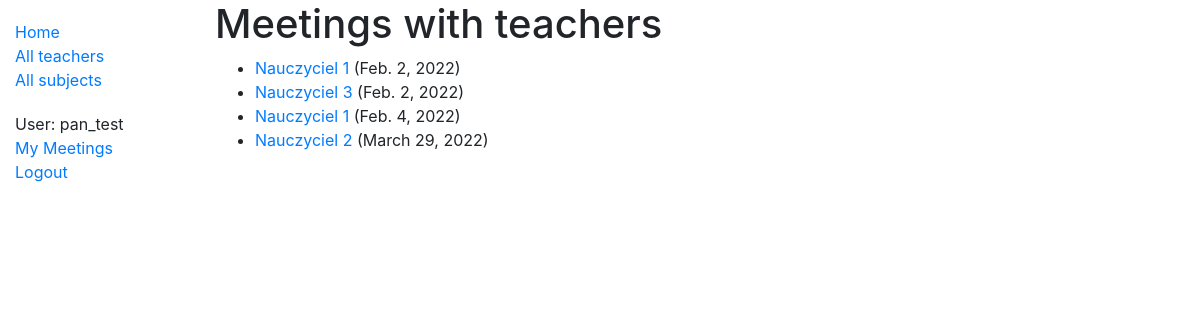
Page /catalog/myteachers/ (signed in) on the committed database.
### catalog/models.py (models this page shows, shortened)
class Information(models.Model):
    id = models.UUIDField(primary_key=True, default=uuid.uuid4, help_text="Unique ID for this meeting")
    teacher = models.ForeignKey('Teacher', on_delete=models.RESTRICT, null=True)
    to_date = models.DateField(null=True, blank=True)
    student = models.ForeignKey(User, on_delete=models.SET_NULL, null=True, blank=True, limit_choices_to={'is_staff': False})
    STATUS = (
        ('a', 'Available'),
        ('r', 'Reserved'),
    )
    status = models.CharField(
        max_length=1,
        choices=STATUS,
        blank=True,
        default='a',
        help_text='Availability of a teacher')
    class Meta:
        ordering = ['teacher']
        permissions = (("can_change", "Change"),)

class Teacher(models.Model):
    full_name = models.CharField(max_length=200)
    email = models.CharField(max_length=200)
    subject = models.ManyToManyField(Subject, help_text="Select a subject")
    language = models.ForeignKey('Language', on_delete=models.SET_NULL, null=True)
    class Meta:
        ordering = ['full_name', 'email']
    def display_subject(self):
        return ', '.join([subject.name for subject in self.subject.all()[:3]])
    display_subject.short_description = 'Subject'

### catalog/views.py (the view)
# urls.py: path('myteachers/', views.MeetingTeachersByUserListView.as_view(), name='my-meetings'),
class MeetingTeachersByUserListView(LoginRequiredMixin,generic.ListView):
    model = Information
    template_name ='catalog/meetings_of_user.html'
    paginate_by = 10
    def get_queryset(self):
        return Information.objects.filter(student=self.request.user).filter(status__exact='r').order_by('to_date')

### catalog/templates/catalog/meetings_of_user.html
{% extends "base_generic.html" %}
{% block content %}
    <h1>Meetings with teachers</h1>
    {% if information_list %}
    <ul>
      {% for meeting in information_list %}
      <li>
        <a href="{% url 'teacher-detail' meeting.teacher.pk %}">{{meeting.teacher.full_name}}</a> ({{ meeting.to_date }})
      </li>
      {% endfor %}
    </ul>
    {% else %}
      <p>There are no books borrowed.</p>
    {% endif %}
{% endblock %}

### catalog/templates/base_generic.html (shortened to what this page needs)
<!DOCTYPE html>
<html lang="en">
<head>
  <link rel="stylesheet" href="https://cdn.jsdelivr.net/npm/bootstrap@4.5.3/dist/css/bootstrap.min.css">
  {% load static %}
  <link rel="stylesheet" href="{% static 'css/styles.css' %}">
</head>
<body>
  <div class="container-fluid">
    <div class="row">
      <div class="col-sm-2">
      {% block sidebar %}
        <ul class="sidebar-nav">
          <li><a href="{% url 'index' %}">Home</a></li>
          <li><a href="{% url 'teachers' %}">All teachers</a></li>
          <li><a href="{% url 'subjects' %}">All subjects</a></li>
        </ul>
        <ul class="sidebar-nav">
          {% if user.is_authenticated %}
          <li>User: {{ user.get_username }}</li>
          {% if not user.is_staff %}
          <li><a href="{% url 'my-meetings' %}">My Meetings</a></li>
          {% endif %}
          <li><a href="{% url 'logout'%}?next={{request.path}}">Logout</a></li>
          {% else %}
          <li><a href="{% url 'login'%}?next={{request.path}}">Login</a></li>
          {% endif %}
        </ul>
     {% endblock %}
      </div>
      <div class="col-sm-10 ">{% block content %}{% endblock %}
      </div>
    </div>
  </div>
</body>
</html>

### catalog/static/css/styles.css (style rules this page uses)
.sidebar-nav { margin-top: 20px; padding: 0; list-style: none; }

### rows in the picture
Information: teacher.full_name "Nauczyciel 1", to_date "Feb. 2, 2022"
Information: teacher.full_name "Nauczyciel 3", to_date "Feb. 2, 2022"
Information: teacher.full_name "Nauczyciel 1", to_date "Feb. 4, 2022"
Information: teacher.full_name "Nauczyciel 2", to_date "March 29, 2022"

### other values in the picture
{{ user.get_username }} "pan_test"
